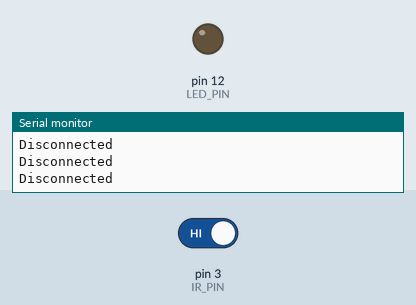
Simulated run of this sketch. Board: Arduino Uno, built with avr-gcc and run on an emulated ATmega328P. Shown: output pins drawn as LEDs (lit = HIGH), the last lines printed to the serial monitor. The inputs (shaded band) are chosen by the test bench; at power-on: pin 3 (IR_PIN) HIGH.

Above: at 1.2 s.
1.3 s: pin 3 (IR_PIN) driven LOW
At 2.5 s:
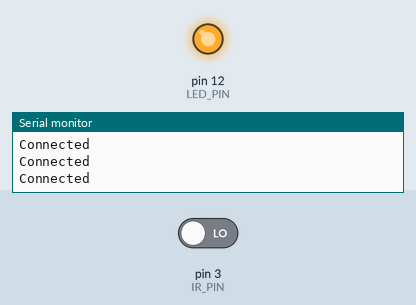
2.8 s: pin 3 (IR_PIN) driven HIGH
At 3.9 s:
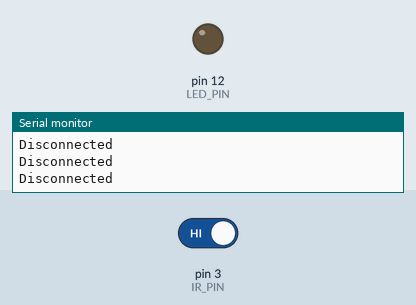
Timing chart, 0 to 5.8 s (numbered marks = the images above; inputs shaded):
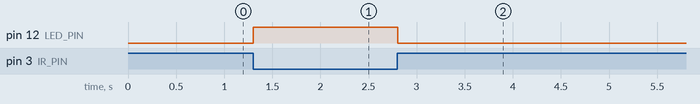

The sketch:

IR_Sensor_1_LED.ino
```cpp
#define LED_PIN 12
#define IR_PIN 3
void setup() {
  // put your setup code here, to run once:
  pinMode(LED_PIN,OUTPUT);
  pinMode(IR_PIN,INPUT);
  Serial.begin(9600);
}

void loop() {
  if(digitalRead(IR_PIN)==LOW){
    digitalWrite(LED_PIN,HIGH);
    Serial.print("Connected\n");
    delay(50);
  }
  else{
    digitalWrite(LED_PIN,LOW);
    Serial.print("Disconnected\n");
    delay(50);
  }
  // put your main code here, to run repeatedly:

}
```

Measured:
- after the input at 1.3 s, pin 12 (LED_PIN): LOW → HIGH at once
- after the input at 2.8 s, pin 12 (LED_PIN): HIGH → LOW at once
